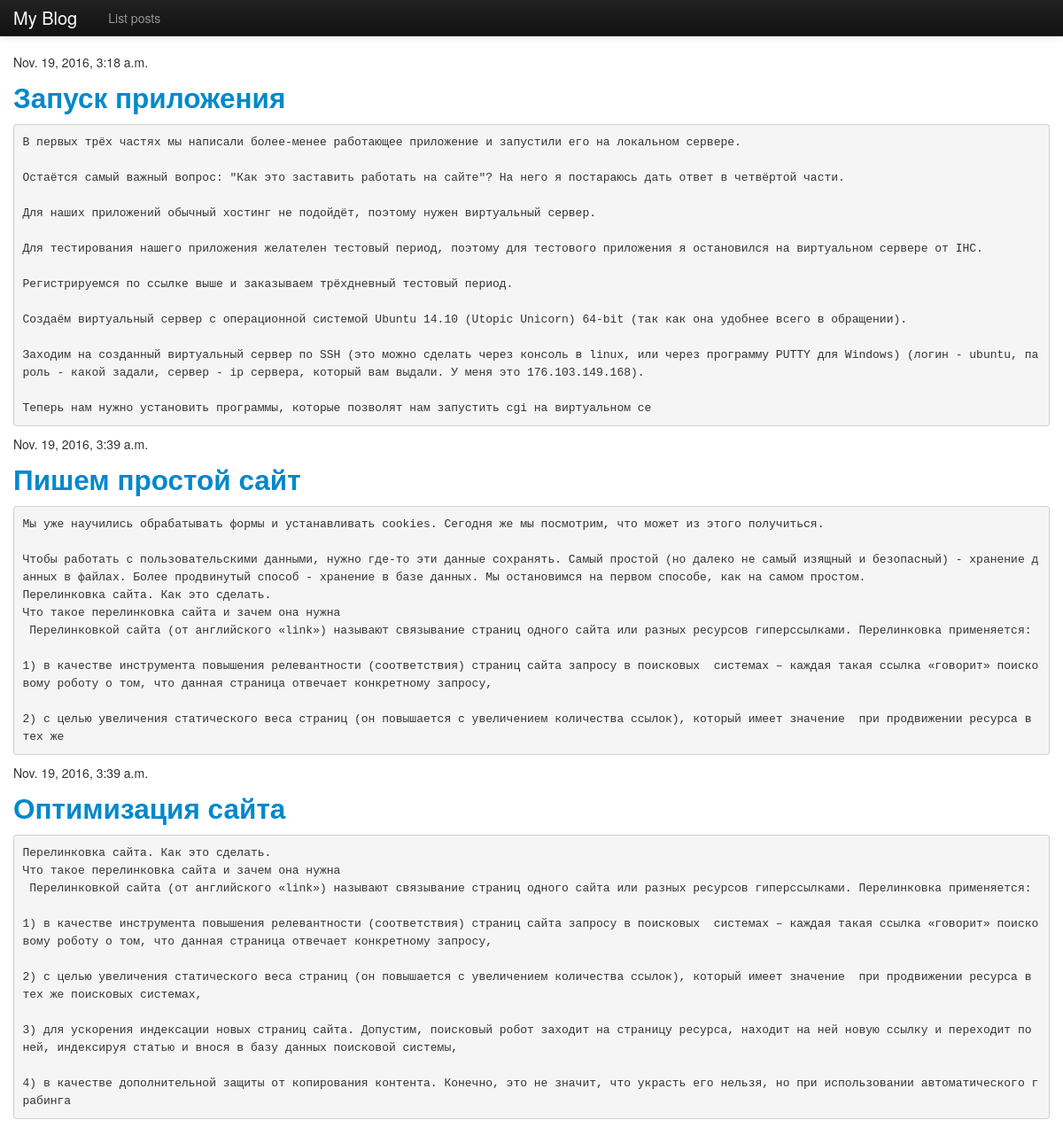
Screenshot of /polls/ with the database file from the repository.
### polls/models.py (models this page shows, shortened)
class Post(models.Model):
    title = models.CharField(max_length=255) # title post
    datetime = models.DateTimeField(u'Date public') # date public
    content = models.TextField(max_length=10000) # text post
    def get_short_text(self):
        if len(self.content) > SHORT_TEXT_LEN:
            return self.content[:SHORT_TEXT_LEN]
        else:
            return self.content

### polls/views.py (the view)
class PostsListView(ListView):
    model = Post

### polls/templates/polls/post_list.html
{% extends 'polls/base.html' %}
{% block content %}
    {% for post in object_list %}
        <p>{{ post.datetime }}</p>
        <h2><a href="{{ polls.urls }}">{{ post.title }}</a></h2>
       <pre>{{post.get_short_text}}</pre>
    {% empty %}
    <p>No posts</p>
    {% endfor %}
{% endblock %}

### polls/templates/polls/base.html (shortened to what this page needs)
<!DOCTYPE html>
<html lang="en">
    <head>
        <link href="{{STATIC_URL}}bootstrap/css/bootstrap.css" rel="stylesheet">
        <link href="{{STATIC_URL}}bootstrap/css/bootstrap-responsive.css" rel="stylesheet">
    </head>
<body>
<div class="navbar navbar-inverse navbar-fixed-top">
    <div class="navbar-inner">
        <div class="container">
            <div class="brand">My Blog</div>
            <ul class="nav">
               <li><a href="{% url 'admin:index' %}" class="">List posts</a></li>
            </ul>
        </div>
    </div>
</div>
<div class="container">
     {% block content %}Empty page{% endblock %}
</div>
</body>
</html>

### polls/templates/polls/base.html (style rules this page uses)
body { padding-top: 60px; }

### rows the page displays
Post: datetime "Nov. 19, 2016, 3:18 a.m.", title "Запуск приложения", get_short_text "В первых трёх частях мы написали более-менее работающее приложение и запустили его на локальном сервере. Остаётся самый важный вопрос: \"Как это заставить работать на сайте\"? На него я постараюсь дать ответ в четвёртой части. Для наших приложений обычный хостинг не подойдёт, поэтому нужен виртуальный сервер. Для тестирования нашего приложения желателен тестовый период, поэтому для тестового приложения я остановился на виртуальном сервере от IHC. Регистрируемся по ссылке выше и заказываем трёхдневный тестовый период. Создаём виртуальный сервер с операционной системой Ubuntu 14.10 (Utopic Unicorn) 64-bit (так как она удобнее всего в обращении). Заходим на созданный виртуальный сервер по SSH…"
Post: datetime "Nov. 19, 2016, 3:39 a.m.", title "Пишем простой сайт", get_short_text "Мы уже научились обрабатывать формы и устанавливать cookies. Сегодня же мы посмотрим, что может из этого получиться. Чтобы работать с пользовательскими данными, нужно где-то эти данные сохранять. Самый простой (но далеко не самый изящный и безопасный) - хранение данных в файлах. Более продвинутый способ - хранение в базе данных. Мы остановимся на первом способе, как на самом простом. Перелинковка сайта. Как это сделать. Что такое перелинковка сайта и зачем она нужна Перелинковкой сайта (от английского «link») называют связывание страниц одного сайта или разных ресурсов гиперссылками. Перелинковка применяется: 1) в качестве инструмента повышения релевантности (соответствия) страниц сайта…"
Post: datetime "Nov. 19, 2016, 3:39 a.m.", title "Оптимизация сайта", get_short_text "Перелинковка сайта. Как это сделать. Что такое перелинковка сайта и зачем она нужна Перелинковкой сайта (от английского «link») называют связывание страниц одного сайта или разных ресурсов гиперссылками. Перелинковка применяется: 1) в качестве инструмента повышения релевантности (соответствия) страниц сайта запросу в поисковых системах – каждая такая ссылка «говорит» поисковому роботу о том, что данная страница отвечает конкретному запросу, 2) с целью увеличения статического веса страниц (он повышается с увеличением количества ссылок), который имеет значение при продвижении ресурса в тех же поисковых системах, 3) для ускорения индексации новых страниц сайта. Допустим, поисковый робот…"
